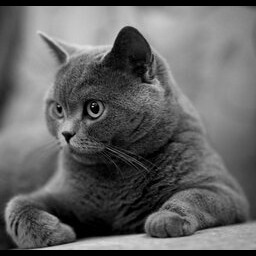
//> input picture ComputerVision/lab_3/resources/Serye.jpg, 256 x 256 px
$ ./lab_3 resources/Serye.jpg 100 100   (built with g++ and OpenCV 4)
//> lines starting //> are read from the running program, lines starting //| are printed output that depends on the picture
#include <iostream>
#include <string>
#include <filesystem>
#include "opencv2/highgui/highgui.hpp"
#include <opencv2/imgproc.hpp>


cv::Mat getHist(cv::Mat image, int hist_h, int hist_w) {

	int typeImage = CV_8UC1;
	if (image.channels() == 3)
		typeImage = CV_8UC3;

	cv::Mat histImage(hist_h, hist_w, typeImage, cv::Scalar(200, 200, 200));

	// Разделение исходного изображения на отдельные каналы
	std::vector<cv::Mat> channels;
	cv::split(image, channels);

	for (int c = 0; c < channels.size(); c++) {
		cv::Mat hist;
		int histSize = 256;
		float range[] = { 0, 256 };
		const float* histRange = { range };
		int bin_w = cvRound((double)hist_w / histSize);

		// Вычисление гистограммы для текущего канала
		cv::calcHist(&channels[c], 1, 0, cv::Mat(), hist, 1, &histSize, &histRange);

		// Нормализация гистограммы
		cv::normalize(hist, hist, 0, histImage.rows, cv::NORM_MINMAX);

		// Отрисовка линии интенсивности для гистограммы текущего канала
		for (int i = 0; i < histSize - 1; i++) {
			cv::line(histImage,
				cv::Point(bin_w * i, hist_h - cvRound(hist.at<float>(i))),
				cv::Point(bin_w * (i + 1), hist_h - cvRound(hist.at<float>(i + 1))),
				cv::Scalar(0, 0, 0),
				1, cv::LINE_AA);
		}
	}

	return histImage;
}

bool autoContrast(cv::Mat& src, cv::Mat& dst, unsigned int quantileLow, unsigned int quantileHigh) {

	if (!src.data)
		return false;

	int rows = src.rows;
	int cols = src.cols;

	if (src.channels() == 1) {

		dst = src.clone();

		double max, min;
		cv::minMaxLoc(src, &min, &max, nullptr, nullptr);

		for (int i = 0; i < rows; i++) {
			for (int j = 0; j < cols; j++) {

				int pixel = src.at<uchar>(i, j);

				int contrastPixel = min + (pixel - quantileLow) *
					((max - min) / (quantileHigh - quantileLow));

				dst.at<uchar>(i, j) = contrastPixel;
			}
		}

		return true;
	}
	else {

		cv::Mat channels[3];
		cv::split(src, channels);

		for (auto& channel : channels) {

			double max, min;
			cv::minMaxLoc(channel, &min, &max, nullptr, nullptr);

			for (int i = 0; i < rows; i++) {
				for (int j = 0; j < cols; j++) {

					int pixel = channel.at<uchar>(i, j);

					int contrastPixel = min + (pixel - quantileLow) *
						((max - min) / (quantileHigh - quantileLow));

					channel.at<uchar>(i, j) = contrastPixel;
				}
			}
		}

		cv::merge(channels, 3, dst);

		return true;
	}

	return false;
}


int main(int argc, char** argv) {
	if (argc != 4) {
		std::cerr << "Usage: " << argv[0] << " <path> <quantileLow> <quantileHigh> " << std::endl;
		return 1;
	}

	std::string path = argv[1];
	unsigned int quantileLow = std::stoi(argv[2]);
	unsigned int quantileHigh = std::stoi(argv[3]);

	cv::Mat image = cv::imread(path, cv::IMREAD_ANYCOLOR);
//> image is the input picture: 256 rows x 256 cols, CV_8UC1; min 0, max 226, mean 99.2
	if (!image.data)
		return 0;

	cv::Mat originalImageWithHist;
	cv::Mat hist = getHist(image, 256, 256);
//> the loop in getHist, `for (int c = 0; c < channels.size(); c++)` made 1 pass
//> after the loop in getHist, `for (int c = 0; c < channels.size(); c++)`:
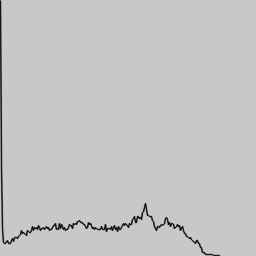
//> histImage: 256 rows x 256 cols, CV_8UC1; min 3, max 200, mean 197.3
	cv::vconcat(image, hist, originalImageWithHist);
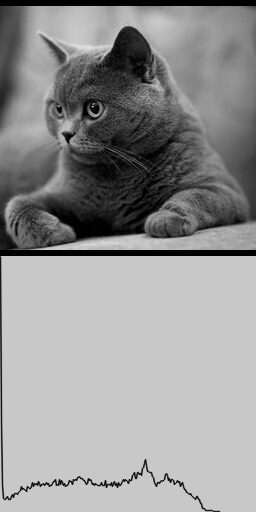
//> originalImageWithHist: 512 rows x 256 cols, CV_8UC1; min 0, max 226, mean 148.2

	cv::Mat contrastImage;
	bool result = autoContrast(image, contrastImage, quantileLow, quantileHigh);
//> in autoContrast, `cv::minMaxLoc(src, &min, &max, nullptr, nullptr);`: min = 0; max = 226
//> after the loop in autoContrast, `for (int i = 0; i < rows; i++)`: dst: 256 rows x 256 cols, CV_8UC1; every value is 0
//> result = true
	if (result) {
		cv::Mat contrastImageWithHist;
		hist = getHist(contrastImage, 256, 256);
//> call 2 of getHist, with hist_h = 256, hist_w = 256
//> the loop in getHist (call 2), `for (int c = 0; c < channels.size(); c++)` made 1 pass
//> after the loop in getHist (call 2), `for (int c = 0; c < channels.size(); c++)`:
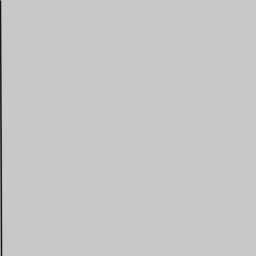
//> histImage: 256 rows x 256 cols, CV_8UC1; min 18, max 200, mean 199
		cv::vconcat(contrastImage, hist, contrastImageWithHist);
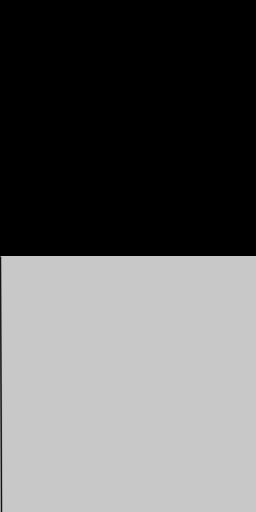
//> contrastImageWithHist: 512 rows x 256 cols, CV_8UC1; min 0, max 200, mean 99.5

		cv::Mat result;
		cv::hconcat(originalImageWithHist, contrastImageWithHist, result);
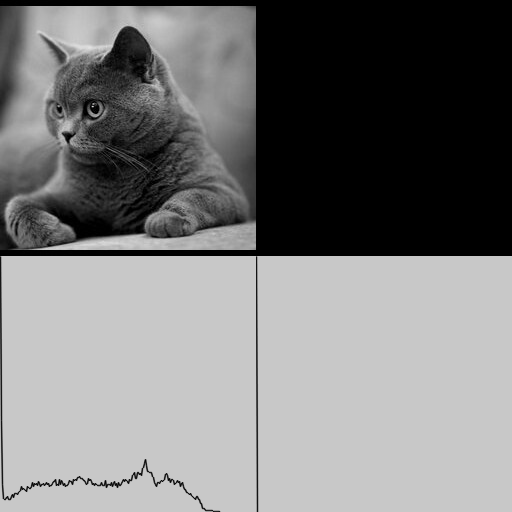
//> result: 512 rows x 512 cols, CV_8UC1; min 0, max 226, mean 123.9
		cv::namedWindow("image", cv::WINDOW_AUTOSIZE);
		cv::imshow("image", result);
		cv::waitKey(0);
		cv::destroyWindow("image");
	}

	return 0;
}

$ run again, on ComputerVision/lab_3/resources/peizash.jpg
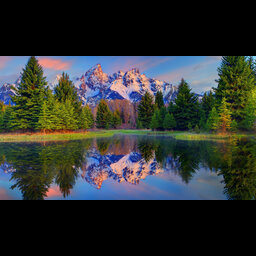
//> input picture ComputerVision/lab_3/resources/peizash.jpg, 256 x 256 px
//> image is the input picture: 256 rows x 256 cols, CV_8UC3; mean B, G, R 48.9, 51.2, 46.8
//> the loop in getHist, `for (int c = 0; c < channels.size(); c++)` made 3 passes
//> `cv::vconcat(image, hist, originalImageWithHist);`:
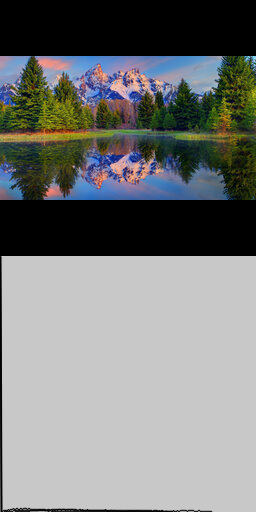
//> originalImageWithHist: 512 rows x 256 cols, CV_8UC3; mean B, G, R 123, 124.2, 122
//> the loop in autoContrast, `for (auto& channel : channels)` made 3 passes
//> max on passes 1 to 3: 255, 238, 255
//> dst: 256 rows x 256 cols, CV_8UC3; every value is 0
//> `bool result = autoContrast(image, contrastImage, quantileLow, quantile..`: result = true
//> the loop in getHist (call 2), `for (int c = 0; c < channels.size(); c++)` made 3 passes
//> `cv::hconcat(originalImageWithHist, contrastImageWithHist, result);`:
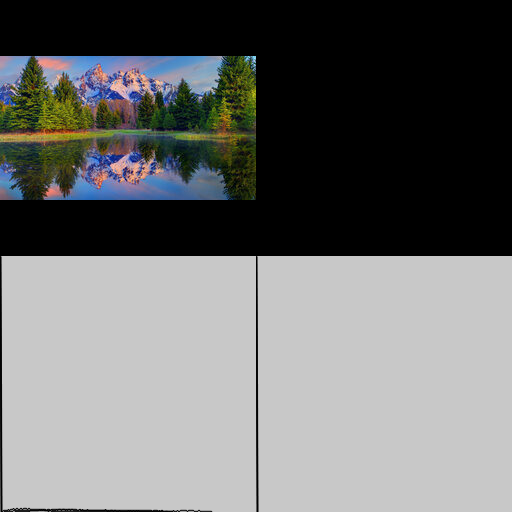
//> result: 512 rows x 512 cols, CV_8UC3; mean B, G, R 111.1, 111.7, 110.6
